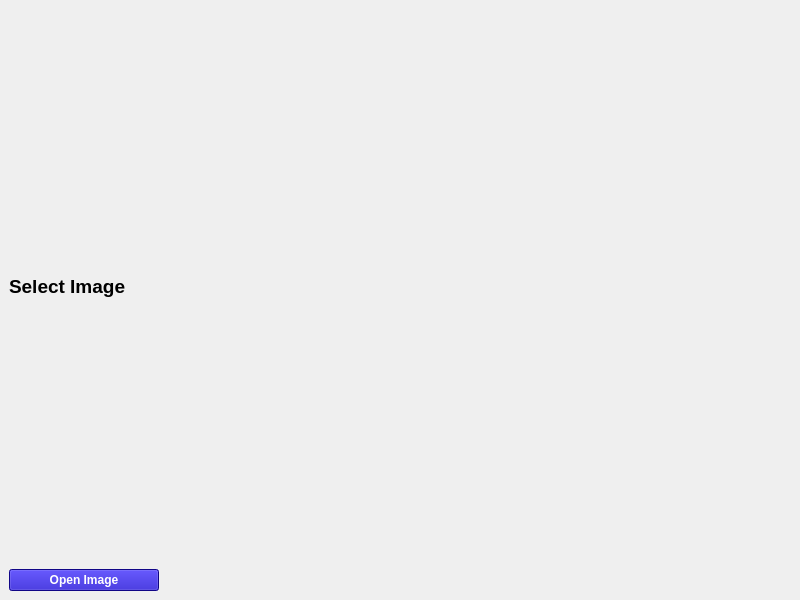
<?xml version="1.0" encoding="UTF-8"?>
<ui version="4.0">
 <class>MainWindow</class>
 <widget class="QMainWindow" name="MainWindow">
  <property name="geometry">
   <rect>
    <x>0</x>
    <y>0</y>
    <width>800</width>
    <height>600</height>
   </rect>
  </property>
  <property name="maximumSize">
   <size>
    <width>1280</width>
    <height>720</height>
   </size>
  </property>
  <property name="windowTitle">
   <string>YoloGUI</string>
  </property>
  <widget class="QWidget" name="centralwidget">
   <layout class="QVBoxLayout" name="verticalLayout">
    <item>
     <widget class="QLabel" name="label">
      <property name="maximumSize">
       <size>
        <width>1200</width>
        <height>600</height>
       </size>
      </property>
      <property name="font">
       <font>
        <family>MS Sans Serif</family>
        <pointsize>14</pointsize>
        <weight>75</weight>
        <bold>true</bold>
       </font>
      </property>
      <property name="autoFillBackground">
       <bool>false</bool>
      </property>
      <property name="text">
       <string>Select Image</string>
      </property>
      <property name="textFormat">
       <enum>Qt::AutoText</enum>
      </property>
      <property name="scaledContents">
       <bool>false</bool>
      </property>
      <property name="wordWrap">
       <bool>false</bool>
      </property>
     </widget>
    </item>
    <item>
     <widget class="QPushButton" name="OpenImage">
      <property name="maximumSize">
       <size>
        <width>150</width>
        <height>16777215</height>
       </size>
      </property>
      <property name="font">
       <font>
        <family>MS Sans Serif</family>
        <pointsize>9</pointsize>
        <weight>75</weight>
        <bold>true</bold>
       </font>
      </property>
      <property name="styleSheet">
       <string notr="true">background-color: rgb(22, 7, 187);
color: rgb(255, 255, 255);</string>
      </property>
      <property name="text">
       <string>Open Image</string>
      </property>
     </widget>
    </item>
   </layout>
  </widget>
 </widget>
 <resources/>
 <connections/>
</ui>
